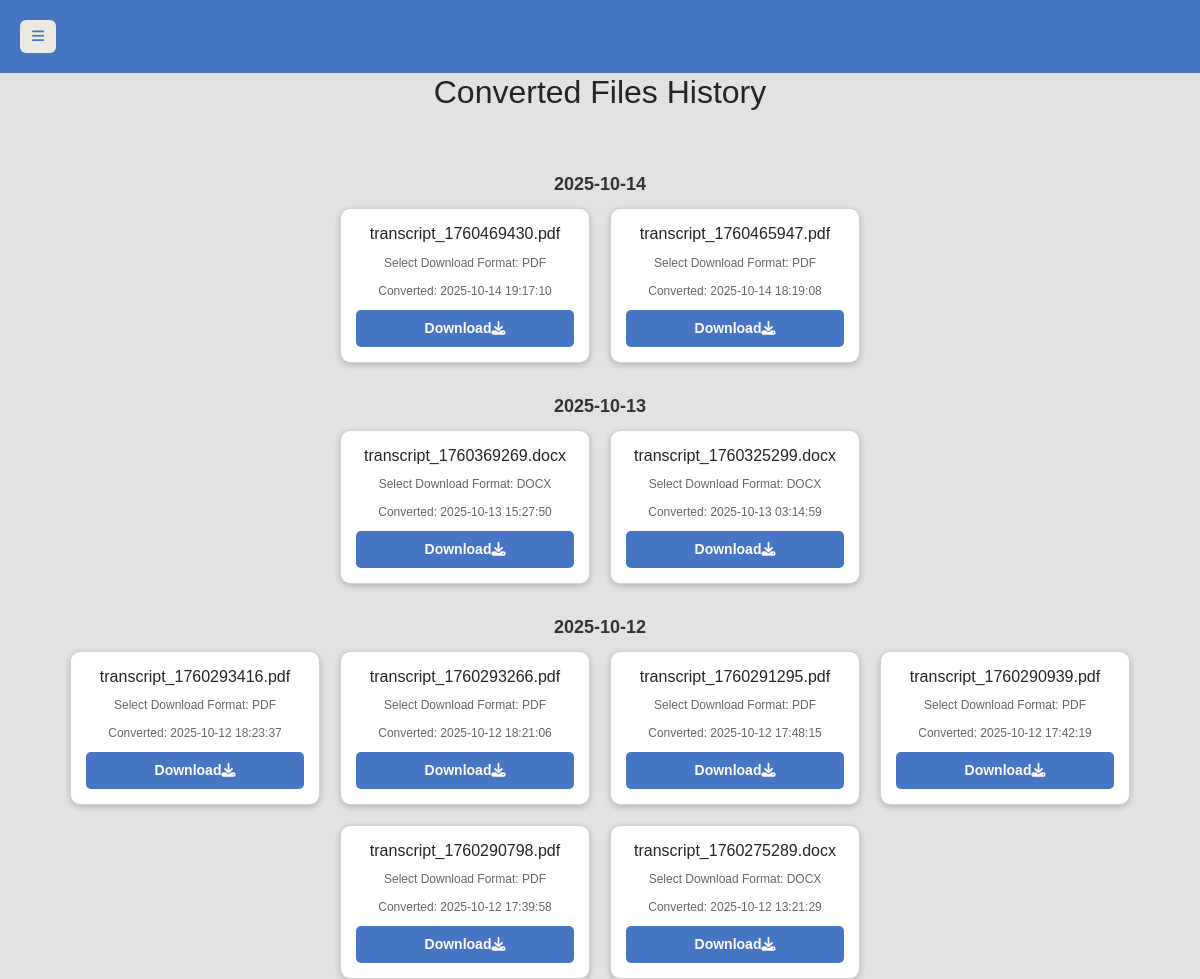
The page /history (signed in) on the database its author committed.
### tables this page shows
CREATE TABLE history (
            id INTEGER PRIMARY KEY AUTOINCREMENT,
            user_id INTEGER NOT NULL,
            filename TEXT NOT NULL,
            converted_at TIMESTAMP DEFAULT CURRENT_TIMESTAMP, filetype TEXT DEFAULT 'docx',
            FOREIGN KEY (user_id) REFERENCES users (id)
        );

### routes/upload.py (the view)
@upload_bp.route("/history")
def history():
    try:
        if "user_email" not in session:
            return redirect(url_for("auth.login"))
        user = get_user_by_email(session["user_email"])
        if not user:
            return redirect(url_for("auth.login"))
        user_id = user[0]
        print("Logged-in user ID:", user_id)  # ✅ Print user ID to console
        all_records = get_all_history(user_id=user_id)
        records = [r for r in all_records if r[2] in ("docx", "pdf")]
        records_by_date = defaultdict(list)
        for r in records:
            id, filename, filetype, converted_at = r
            date_only = converted_at.split(" ")[0]
            records_by_date[date_only].append([id, filename, filetype, converted_at])
        sorted_records = dict(sorted(records_by_date.items(), reverse=True))
        translations = {
            "english": {
                "back":"back",
                "dashboard": "Dashboard",
                "history": "History",
                "home": "Home",
                "files": "Files",
                "settings": "Settings",
                "help": "Help",
                "logout": "Logout",
                "account": "Account",
                "language": "Language",
                "version": "Version",
                "privacy": "Privacy",
                "history": "Converted Files History",
                "converted": "Converted",
                "download": "Download",
                "no_history": "No history found.",
                "select_format": "Select Download Format"
            },
            "tamil": {
                "dashboard": "கண்காணிப்பு பலகை",
                "history": "வரலாறு",
                "home": "முகப்பு",
                "files": "கோப்புகள்",
                "settings": "அமைப்புகள்",
                "help": "உதவி",
                "logout": "வெளியேறு",
                "account": "கணக்கு",
                "language": "மொழி",
                "version": "பதிப்பு",
                "privacy": "தனியுரிமை",
                "history": " வரலாறு",
                "converted": "மாற்றிய தேதி",
                "download": "பதிவிறக்கு",
                "no_history": "வரலாறு இல்லை.",
                "select_format": "பதிவிறக்க வடிவத்தைத் தேர்ந்தெடுக்கவும்"
            }
        }
        lang = session.get("lang", "english")
        t = translations.get(lang, translations["english"])
        return render_template("history.html", records_by_date=sorted_records, t=t)
    except Exception as e:
        print("History page error:", e)
        lang = session.get("lang", "english")
        t = translations.get(lang, translations["english"])
        return render_template("history.html", records_by_date={}, t=t)

### models/history_model.py (called while the page is built)
def get_all_history(user_id, limit=200):
    conn = sqlite3.connect(DB_NAME)
    cursor = conn.cursor()
    cursor.execute(
        "SELECT id, filename, filetype, converted_at FROM history WHERE user_id=? ORDER BY converted_at DESC LIMIT ?",
        (user_id, limit)
    )
    rows = cursor.fetchall()
    conn.close()
    return rows

### models/user_model.py (called while the page is built)
def get_user_by_email(email):
    conn = sqlite3.connect(DATABASE)
    cursor = conn.cursor()
    cursor.execute("SELECT * FROM users WHERE email = ?", (email,))
    user = cursor.fetchone()
    conn.close()
    return user

### templates/history.html (shortened to what this page needs)
<!DOCTYPE html>
<html lang="en">
<head>
  <link href="https://cdn.jsdelivr.net/npm/bootstrap@5.3.3/dist/css/bootstrap.min.css" rel="stylesheet">
  <link rel="stylesheet" href="https://cdnjs.cloudflare.com/ajax/libs/font-awesome/6.5.0/css/all.min.css">
  <link rel="stylesheet" href="../static/css/history.css">
</head>
<body>
   <div class="header">
  <button class="btn btn-danger" type="button" id="menuButton">
    <i class="fas fa-bars"></i>
  </button>
</div>
 <h2>{{ t["history"] }}</h2>
{% if records_by_date %}
  {% for date, files in records_by_date.items() %}
    <div class="date-header">{{ date }}</div>
    <div class="card-container">
      {% for id, filename, filetype, converted_at in files %}
        <div class="card">
          <h3>{{ filename }}</h3>
          <p class="meta">{{ t["select_format"] }}: {{ filetype.upper() }}</p>
          <p class="meta">{{ t["converted"] }}: {{ converted_at }}</p>
          <a class="download-btn" href="{{ url_for('upload.uploaded_file', filename=filename) }}" download> {{ t["download"] }}<i class="fa-solid fa-download"></i> </a>
        </div>
      {% endfor %}
    </div>
  {% endfor %}
{% else %}
  <div class="no-records">
    <p>{{ t["no_history"] }}</p>
  </div>
{% endif %}
</body>
</html>

### static/css/history.css (style rules this page uses)
body { margin: 0; font-family: Arial, sans-serif; background: #e2e2e2; display: flex; flex-direction: column; min-height: 100vh; }
.header { width: 100%; background: #4575c3; display: flex; justify-content: space-between; align-items: center; padding: 20px 20px; color: white; position: sticky; top: 0; z-index: 999; }
h2 { text-align: center; margin-bottom: 30px; }
.card-container { display: flex; flex-wrap: wrap; justify-content: center; gap: 20px; }
.card { background: #fff; border-radius: 10px; box-shadow: 0 2px 6px rgba(0,0,0,0.2); width: 250px; padding: 15px; text-align: center; transition: transform 0.2s; }
.card h3 { font-size: 16px; margin-bottom: 10px; word-wrap: break-word; }
.meta { font-size: 12px; color: #666; margin-bottom: 10px; }
.download-btn { display: inline-block; padding: 8px 12px; background-color: #4575c3; color: #fff; border-radius: 5px; text-decoration: none; font-size: 14px; font-weight: bold; }
.btn { padding: 6px 12px; border: none; border-radius: 6px; font-size: 14px; cursor: pointer; color: #4575c3; background-color: #ebeae2; transition: background 0.2s; }
.date-header { text-align: center; font-weight: bold; font-size: 18px; margin: 30px 0 10px 0; color: #333; }

### rows shown on the page
history: filename "transcript_1760469430.pdf", select_format "Select Download Format", upper "PDF", converted "Converted", converted_at "2025-10-14 19:17:10", download "Download"
history: filename "transcript_1760465947.pdf", select_format "Select Download Format", upper "PDF", converted "Converted", converted_at "2025-10-14 18:19:08", download "Download"
history: filename "transcript_1760369269.docx", select_format "Select Download Format", upper "DOCX", converted "Converted", converted_at "2025-10-13 15:27:50", download "Download"
history: filename "transcript_1760325299.docx", select_format "Select Download Format", upper "DOCX", converted "Converted", converted_at "2025-10-13 03:14:59", download "Download"
history: filename "transcript_1760293416.pdf", select_format "Select Download Format", upper "PDF", converted "Converted", converted_at "2025-10-12 18:23:37", download "Download"
history: filename "transcript_1760293266.pdf", select_format "Select Download Format", upper "PDF", converted "Converted", converted_at "2025-10-12 18:21:06", download "Download"
history: filename "transcript_1760291295.pdf", select_format "Select Download Format", upper "PDF", converted "Converted", converted_at "2025-10-12 17:48:15", download "Download"
history: filename "transcript_1760290939.pdf", select_format "Select Download Format", upper "PDF", converted "Converted", converted_at "2025-10-12 17:42:19", download "Download"
history: filename "transcript_1760290798.pdf", select_format "Select Download Format", upper "PDF", converted "Converted", converted_at "2025-10-12 17:39:58", download "Download"
history: filename "transcript_1760275289.docx", select_format "Select Download Format", upper "DOCX", converted "Converted", converted_at "2025-10-12 13:21:29", download "Download"

### other values the page prints
{{ t["history"] }} "Converted Files History"
{{ date }} "2025-10-14" "2025-10-13" "2025-10-12"
